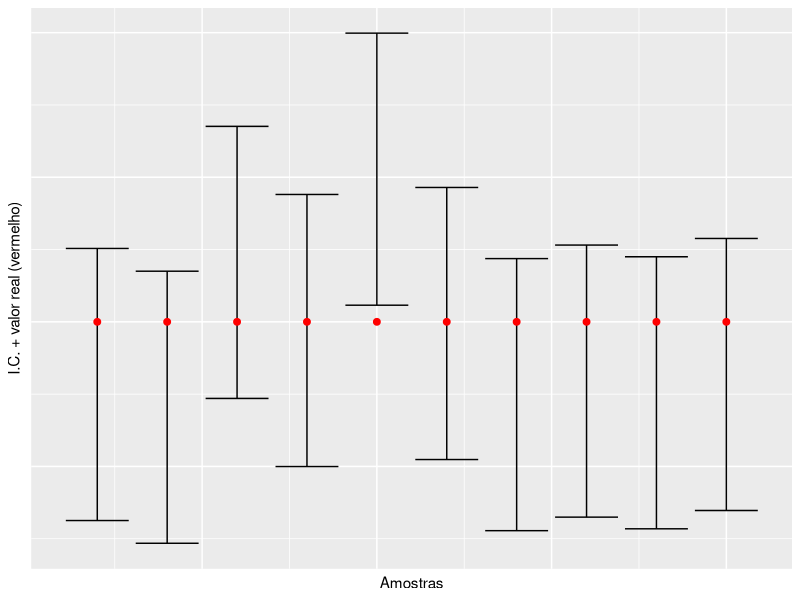
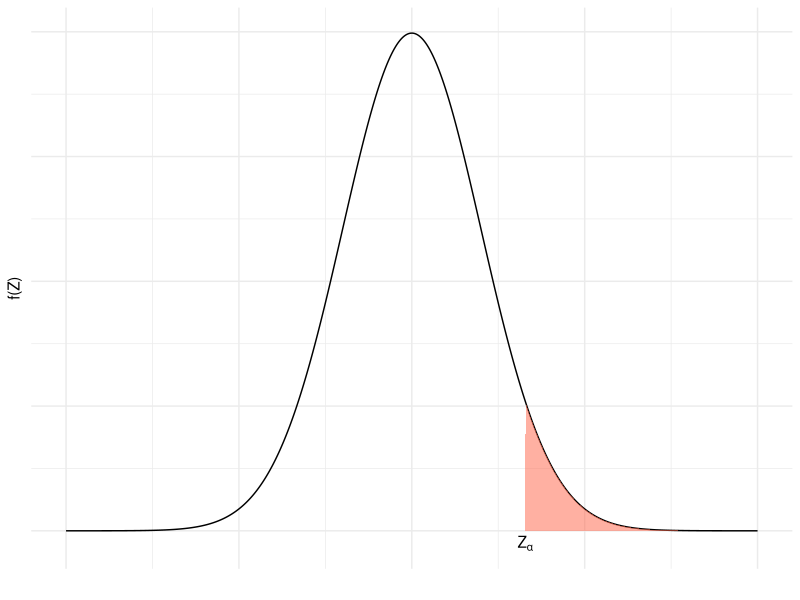
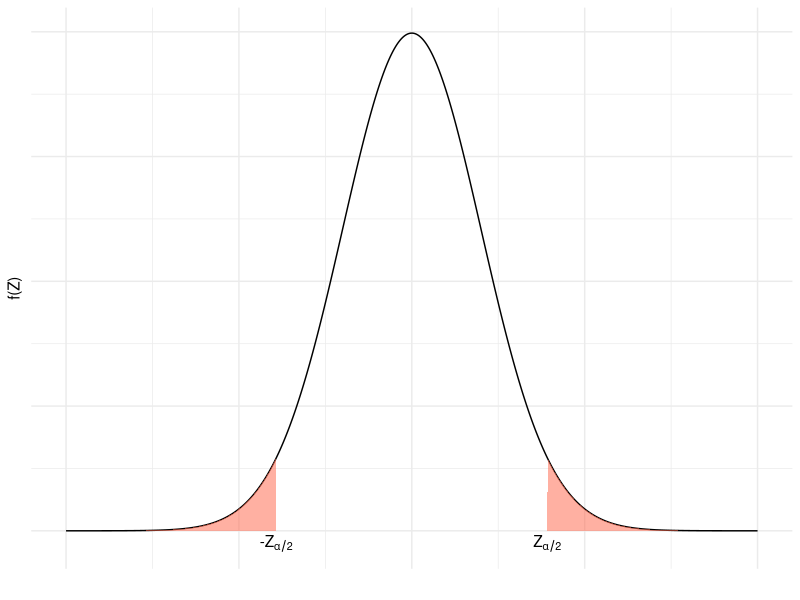
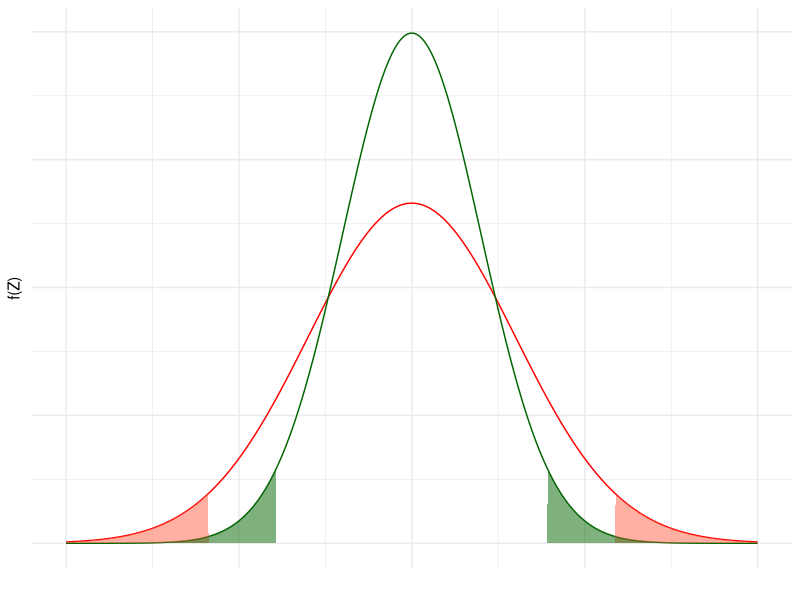
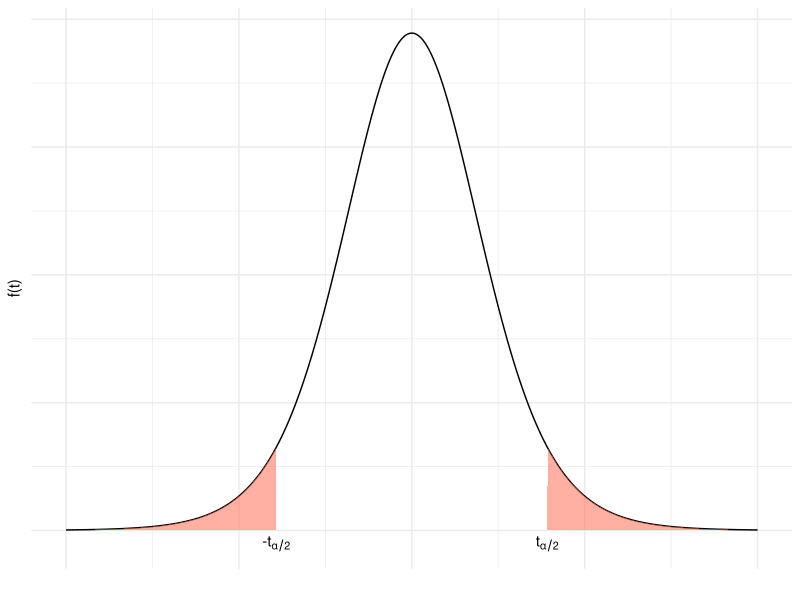
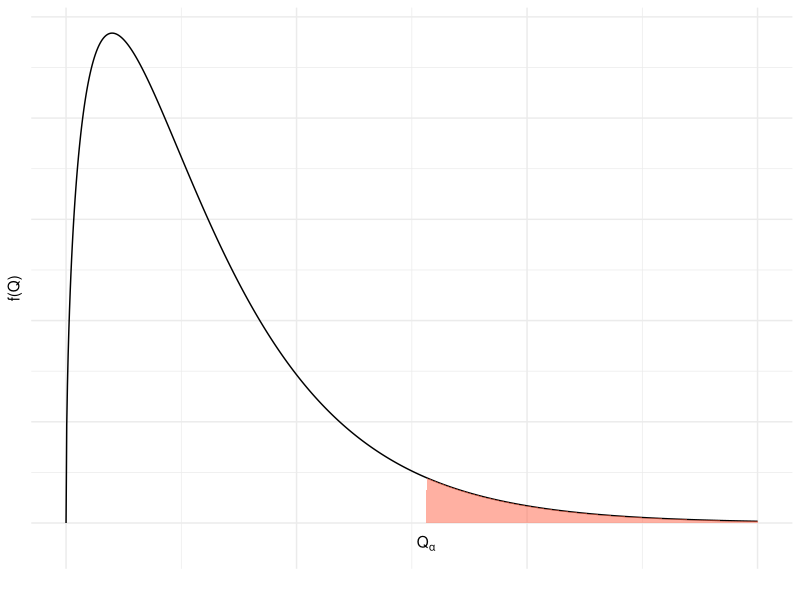
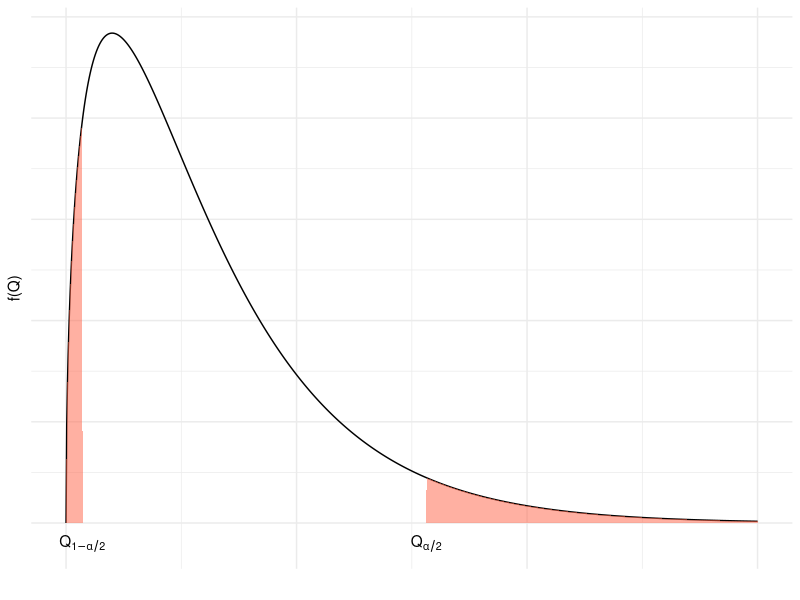

These charts were generated, in order, by the following R code:
## ---- chunk 1
library(ggplot2)
n = 100
mu = 10
sigma = 12
LI = LF = NULL
for(i in 1:10){
  amostra = rnorm(n, mean = mu, sd = sigma)
  x_bar = mean(amostra)
  LI[i] = x_bar - abs(qnorm(0.025))*sigma/sqrt(n)
  LF[i] = x_bar + abs(qnorm(0.025))*sigma/sqrt(n)
}

aux = data.frame(x = 1:i, LI, LF, real = mu)
ggplot() +
  geom_errorbar(data = aux, aes(x = x, ymin = LI, ymax = LF)) +
  geom_point(data = aux, aes(x = x, y = real), colour = "red", size = 2) +
  xlab("Amostras") + ylab("I.C. + valor real (vermelho)") +
  theme(axis.text.x=element_blank(), axis.ticks.x=element_blank()) +
  theme(axis.text.y=element_blank(), axis.ticks.y=element_blank())
## ---- chunk 2
df = data.frame(x = seq(-5,5,length = 1000), y = dnorm(seq(-5,5,length = 1000)))
percentil = 0.05
upper_bound1 = qnorm(percentil, lower.tail = F)

ggplot(data = df, aes(x = x, y = y)) +
  geom_line() + theme_minimal() +
  geom_area(mapping = aes(y = ifelse(x > upper_bound1 , y, 0)), fill = "tomato", alpha = 0.5) +
  annotate('text', x = upper_bound1, y = -0.01, label = expression("Z" [alpha]), parse = TRUE) +
  xlab("") + ylab("f(Z)") +
  theme(axis.text.x = element_blank(),
        axis.text.y = element_blank())
## ---- chunk 3
df = data.frame(x = seq(-5,5,length = 1000), y = dnorm(seq(-5,5,length = 1000)))
percentil = 0.05
upper_bound1 = qnorm(percentil/2, lower.tail = F)
upper_bound2 = qnorm(percentil/2, lower.tail = T)

ggplot(data = df, aes(x = x, y = y)) +
  geom_line() + theme_minimal() +
  geom_area(mapping = aes(y = ifelse(x > upper_bound1 , y, 0)), fill = "tomato", alpha = 0.5) +
  annotate('text', x = upper_bound1, y = -0.01, label = expression("Z" [alpha / 2]), parse = TRUE) +
  geom_area(mapping = aes(y = ifelse(x < upper_bound2 , y, 0)), fill = "tomato", alpha = 0.5) +
  annotate('text', x = upper_bound2, y = -0.01, label = expression("-Z" [alpha / 2]), parse = TRUE) +
  xlab("") + ylab("f(Z)") +
  theme(axis.text.x = element_blank(),
        axis.text.y = element_blank())
## ---- chunk 4
library(ggplot2)
df = data.frame(x = seq(-10,10,length = 1000), y1 = dnorm(seq(-10,10,length = 1000),sd=3), y2 = dnorm(seq(-10,10,length = 1000),sd=2))
percentil = 0.05
upper_bound11 = qnorm(percentil/2,sd=3, lower.tail = F)
upper_bound12 = qnorm(percentil/2,sd=3, lower.tail = T)
upper_bound21 = qnorm(percentil/2,sd=2, lower.tail = F)
upper_bound22 = qnorm(percentil/2,sd=2, lower.tail = T)

ggplot(data = df) +
  geom_line(aes(x = x, y = y1), color = "red") + 
  geom_line(aes(x = x, y = y2), color = "darkgreen") + 
  theme_minimal() +
  geom_area(mapping = aes(x = x, y = ifelse(x > upper_bound11 , y1, 0)), fill = "tomato", alpha = 0.5) +
  geom_area(mapping = aes(x = x, y = ifelse(x < upper_bound12 , y1, 0)), fill = "tomato", alpha = 0.5) +
  geom_area(mapping = aes(x = x, y = ifelse(x > upper_bound21 , y2, 0)), fill = "darkgreen", alpha = 0.5) +
  geom_area(mapping = aes(x = x, y = ifelse(x < upper_bound22 , y2, 0)), fill = "darkgreen", alpha = 0.5) +
  xlab("") + ylab("f(Z)") +
  theme(axis.text.x = element_blank(),
        axis.text.y = element_blank())
## ---- chunk 5
library(ggplot2)
df = data.frame(x = seq(-5,5,length = 1000), y = dt(seq(-5,5,length = 1000),df=10))
percentil = 0.05
upper_bound1 = qnorm(percentil/2, lower.tail = F)
upper_bound2 = qnorm(percentil/2, lower.tail = T)

ggplot(data = df, aes(x = x, y = y)) +
  geom_line() + theme_minimal() +
  geom_area(mapping = aes(y = ifelse(x > upper_bound1 , y, 0)), fill = "tomato", alpha = 0.5) +
  annotate('text', x = upper_bound1, y = -0.01, label = expression("t" [alpha / 2]), parse = TRUE) +
  geom_area(mapping = aes(y = ifelse(x < upper_bound2 , y, 0)), fill = "tomato", alpha = 0.5) +
  annotate('text', x = upper_bound2, y = -0.01, label = expression("-t" [alpha / 2]), parse = TRUE) +
  xlab("") + ylab("f(t)") +
  theme(axis.text.x = element_blank(),
        axis.text.y = element_blank())
## ---- chunk 6
library(ggplot2)
df = data.frame(x = seq(0,15,length = 1000), y = dchisq(seq(0,15,length = 1000),df=3))
percentil = 0.05
upper_bound1 = qchisq(percentil,df=3, lower.tail = F)

ggplot(data = df, aes(x = x, y = y)) +
  geom_line() + theme_minimal() +
  geom_area(mapping = aes(y = ifelse(x > upper_bound1 , y, 0)), fill = "tomato", alpha = 0.5) +
  annotate('text', x = upper_bound1, y = -0.01, label = expression("Q" [alpha]), parse = TRUE) +
  xlab("") + ylab("f(Q)") +
  theme(axis.text.x = element_blank(),
        axis.text.y = element_blank())
## ---- chunk 7
df = data.frame(x = seq(0,15,length = 1000), y = dchisq(seq(0,15,length = 1000),df=3))
percentil = 0.1
upper_bound1 = qchisq(percentil/2,df=3, lower.tail = F)
upper_bound2 = qchisq(percentil/2,df=3, lower.tail = T)

ggplot(data = df, aes(x = x, y = y)) +
  geom_line() + theme_minimal() +
  geom_area(mapping = aes(y = ifelse(x > upper_bound1 , y, 0)), fill = "tomato", alpha = 0.5) +
  annotate('text', x = upper_bound1, y = -0.01, label = expression("Q" [alpha / 2]), parse = TRUE) +
  geom_area(mapping = aes(y = ifelse(x < upper_bound2 , y, 0)), fill = "tomato", alpha = 0.5) +
  annotate('text', x = upper_bound2, y = -0.01, label = expression("Q" [1-alpha / 2]), parse = TRUE) +
  xlab("") + ylab("f(Q)") +
  theme(axis.text.x = element_blank(),
        axis.text.y = element_blank())
